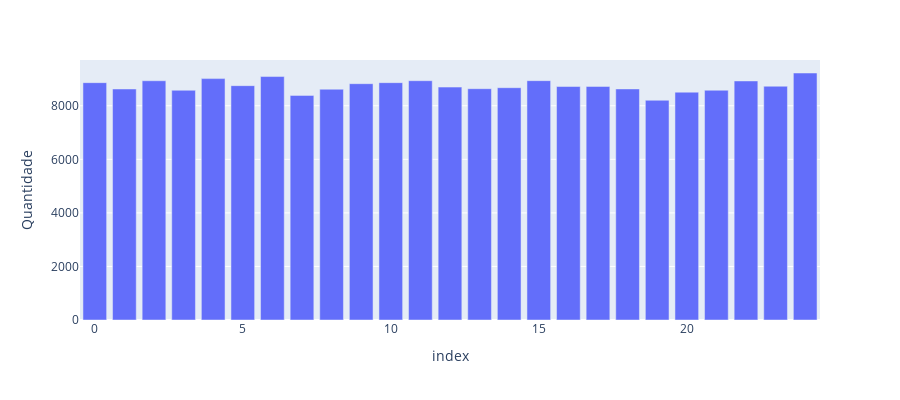

The code cell stored with this chart in its notebook:
### Code cell
# Quantidade de vendas anuais:

df_1=Database_Atualizado.groupby(['ID Loja'])['Quantidade'].sum().reset_index()
df_1=df_1.sort_values(by='Quantidade', ascending=False)

# Grafico:

fig_1=px.bar(df_1, x=df_1.index, y='Quantidade', 
            labels={'Quantidade':'Quantidade'}, height=400)
fig_1.show()

### Figure 1 — Plotly figure (JSON) as saved in the notebook; plotly's stock layout.template omitted (floating-point values rounded to 4 significant figures)
{"data": [{"alignmentgroup": "True", "hovertemplate": "index=%{x}<br>Quantidade=%{y}<extra></extra>", "legendgroup": "", "marker": {"color": "#636efa", "pattern": {"shape": ""}}, "name": "", "offsetgroup": "", "orientation": "v", "showlegend": false, "textposition": "auto", "type": "bar", "x": [24, 6, 4, 15, 11, 2, 22, 10, 0, 9, 5, 23, 17, 16, 12, 14, 13, 18, 1, 8, 21, 3, 20, 7, 19], "xaxis": "x", "y": [9224, 9091, 9014, 8938, 8937, 8935, 8927, 8863, 8863, 8825, 8751, 8730, 8723, 8719, 8698, 8675, 8638, 8629, 8627, 8618, 8581, 8580, 8508, 8388, 8206], "yaxis": "y"}], "layout": {"barmode": "relative", "height": 400, "legend": {"tracegroupgap": 0}, "margin": {"t": 60}, "xaxis": {"anchor": "y", "domain": [0, 1], "title": {"text": "index"}}, "yaxis": {"anchor": "x", "domain": [0, 1], "title": {"text": "Quantidade"}}}}
